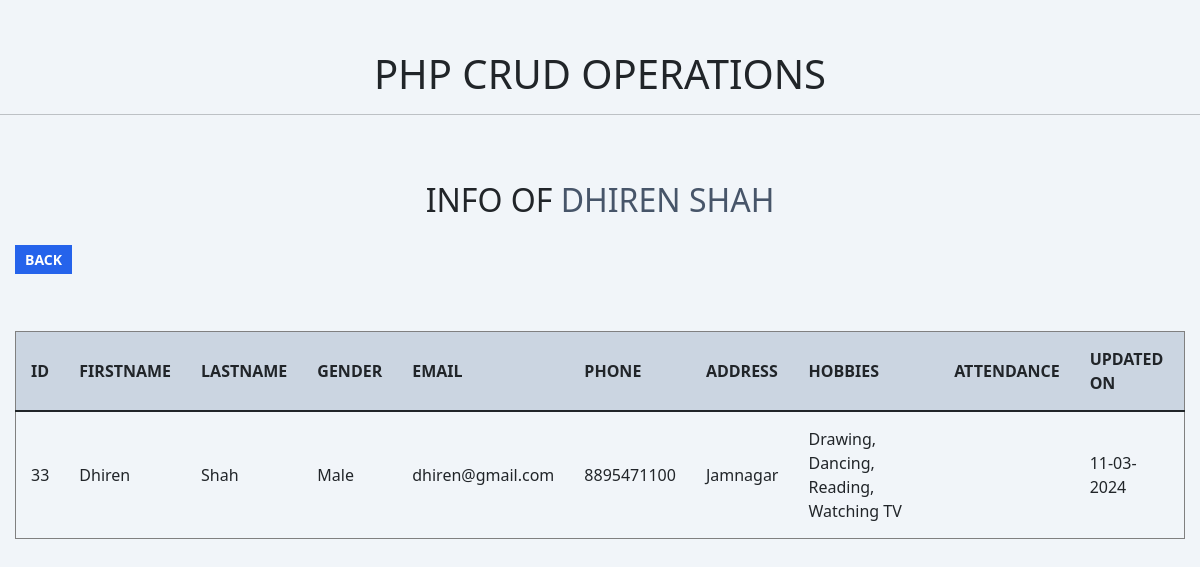
Screenshot of /read.php?id=33 with the database file from the repository.
### tables this page shows
CREATE TABLE `persons` (
  `id` int(5) NOT NULL,
  `fname` varchar(255) NOT NULL,
  `lname` varchar(255) NOT NULL,
  `gender` varchar(10) NOT NULL,
  `email` varchar(255) NOT NULL,
  `phone` varchar(20) NOT NULL,
  `address` varchar(1500) NOT NULL,
  `hobbies` varchar(1500) NOT NULL,
  `attendance` varchar(10) NOT NULL,
  `date` date NOT NULL DEFAULT current_timestamp()
);

### read.php (the view, shortened to what this page needs)
<?php include('./partials/header.php');
if(isset($_GET['id'])){
    $id = $_GET['id'];
}
$result = mysqli_query($conn,"SELECT * FROM persons WHERE id = '$id'");
$row = mysqli_fetch_assoc($result);
    ?>
<section class="read_single_record">
    <div class="container:fluid">
    <h2 class="text:center text:uppercase pt:50">Info of <?php echo "<span class='text:slate-600 text:uppercase'>". $row['fname'] ." ". $row['lname'] ."</span>" ?></h2>
    <div class="py:20">
        <a href="view.php" class="createBtn text-decoration:none weight:bold text:uppercase text:white bg:blue-600 py:5 px:10 size:14">Back</a>
    </div>
    <div class="table_wrapper display:flex justify-content:center py:40">
    <table class="ww:100" border="1" id="read_table">
        <thead>
            <tr class="bg:slate-300">
                <th class="p:15 text:uppercase">ID</th>
                <th class="p:15 text:uppercase">Firstname</th>
                <th class="p:15 text:uppercase">Lastname</th>
                <th class="p:15 text:uppercase">Gender</th>
                <th class="p:15 text:uppercase">Email</th>
                <th class="p:15 text:uppercase">Phone</th>
                <th class="p:15 text:uppercase">Address</th>
                <th class="p:15 text:uppercase">Hobbies</th>
                <th class="p:15 text:uppercase">Attendance</th>
                <th class="p:15 text:uppercase">Updated On</th>
            </tr>
        </thead>
        <tbody class="table-group-divider">
            <tr class="">
                <td class="p:15"><?php echo $row['id']; ?></td>
                <td class="p:15"><?php echo $row['fname']; ?></td>
                <td class="p:15"><?php echo $row['lname']; ?></td>
                <td class="p:15"><?php echo $row['gender']; ?></td>
                <td class="p:15"><?php echo $row['email']; ?></td>
                <td class="p:15"><?php echo $row['phone']; ?></td>
                <td class="p:15"><?php echo $row['address']; ?></td>
                <td class="p:15"><?php echo $row['hobbies']; ?></td>
                <td class="p:15"><?php echo $row['attendance']; ?></td>
                <td class="p:15">
                <?php
                $new_date = date('d-m-Y', strtotime($row['date']));
                echo $new_date;
                ?>
                </td>
            </tr>
        </tbody>
    </table>
    </div>
    </div>
</section>
<?php include('./partials/footer.php'); ?>

### rows the page displays
persons: fname "DHIREN", lname "SHAH", id "33", fname "Dhiren", lname "Shah", gender "Male", email "dhiren@gmail.com", phone "8895471100", address "Jamnagar", hobbies "Drawing, Dancing, Reading, Watching TV", date "11-03-2024"
